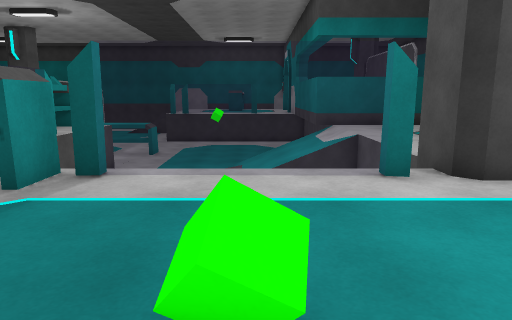
View 1 (above)

22 first-person views from a walk through a Unity game level. The camera is 1.3 m above the floor, tilts 10° down and sees 70° across. The floor is counted in squares, 1 m on a side. Each view is taken from the middle of a square. On the plan, view 1 faces up. The plan holds only what a view shows up to about 15 squares ahead; the rest is blank. The place goes on beyond the plan. Some animated figures are not drawn.

View 2
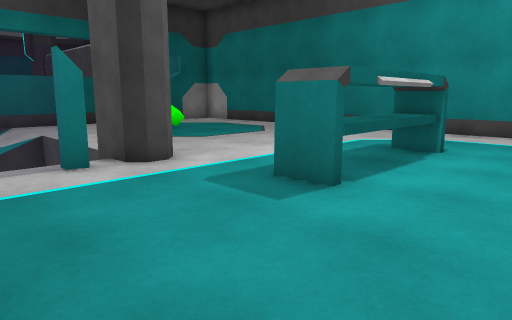

View 3
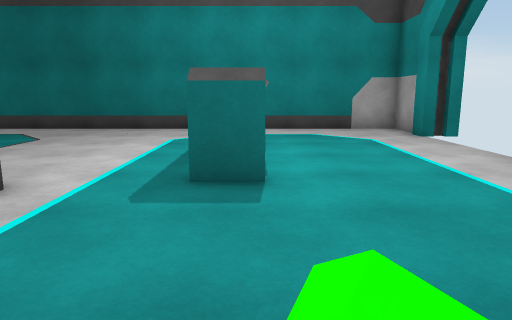

View 4
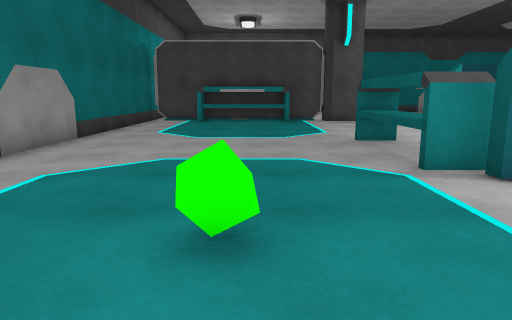

View 5
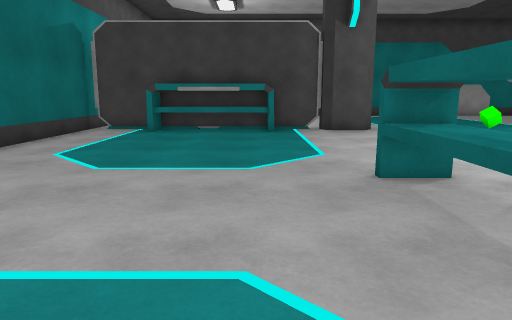

View 6
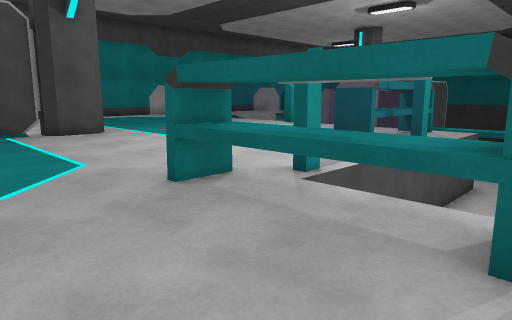

View 7
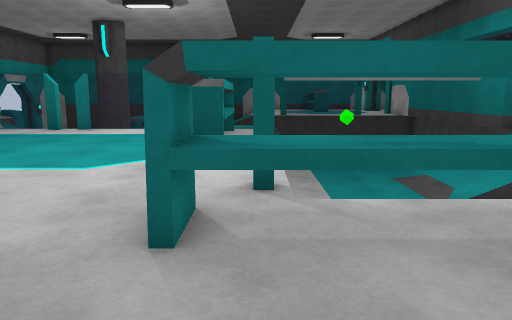

View 8
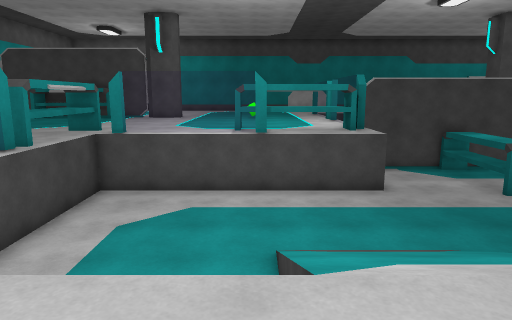

View 9
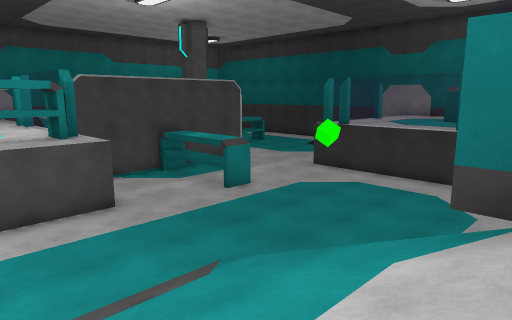

View 10
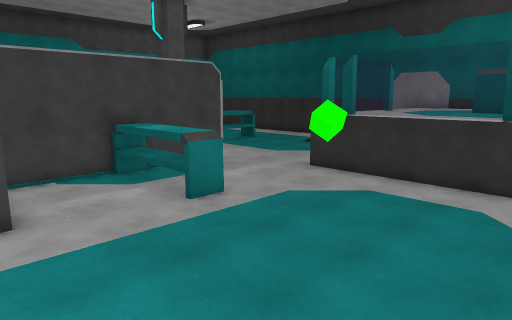

View 11
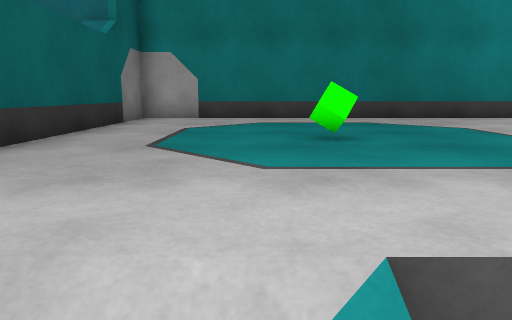

View 12
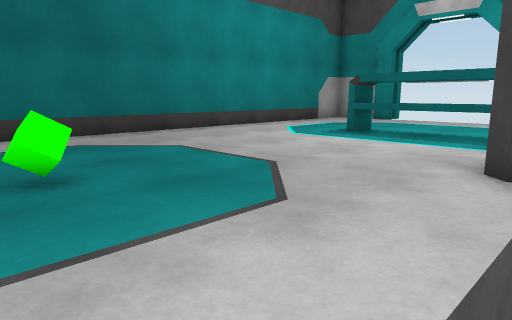

View 13
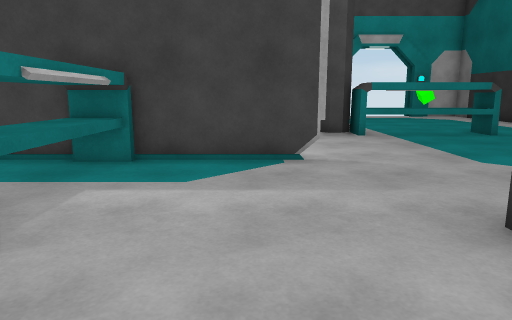

View 14
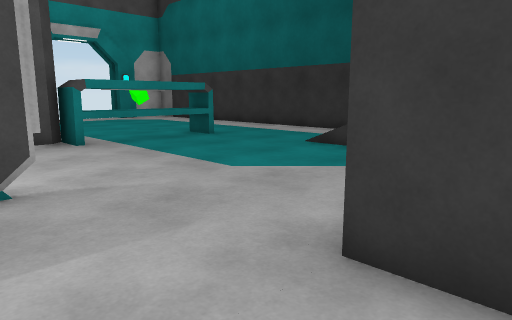

View 15
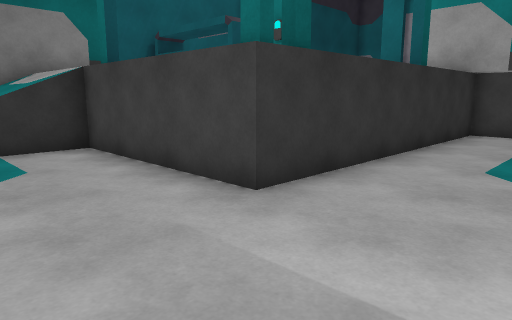

View 16
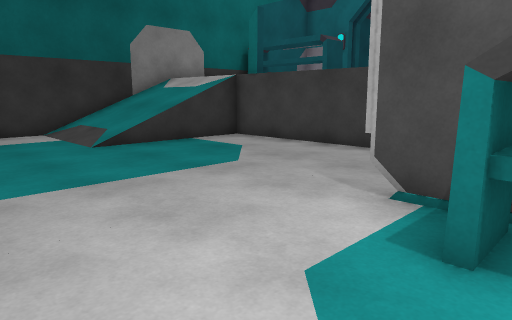

View 17
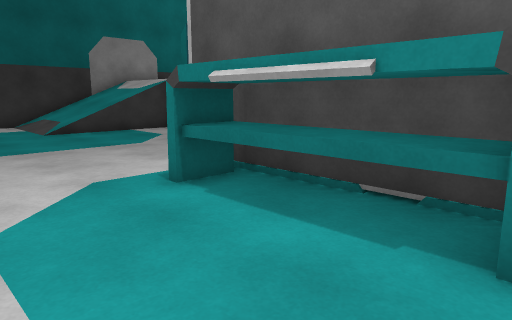

View 18
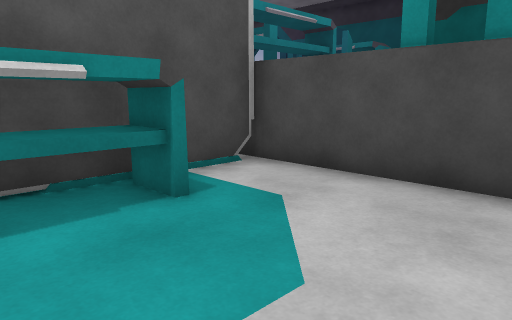

View 19
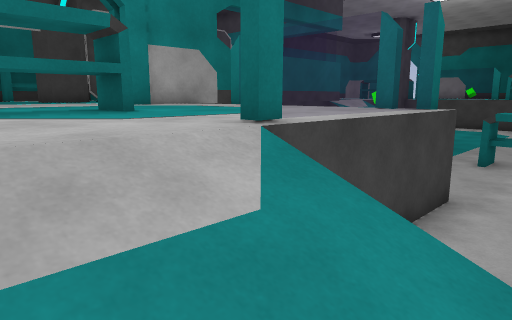

View 20
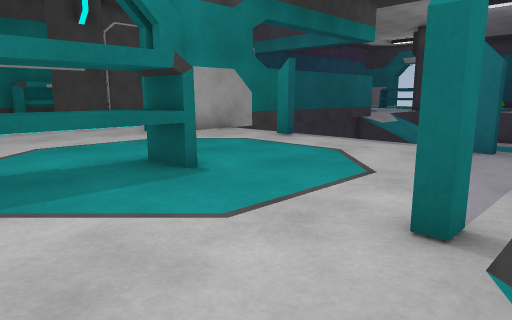

View 21
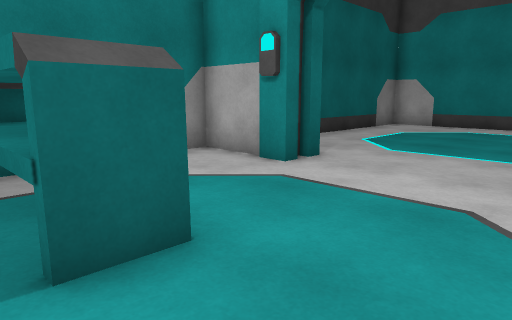

View 22
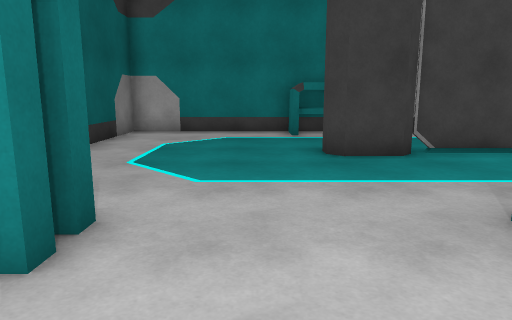

### Floor plan
Key: @ floor where view 1 was taken; # wall or solid block; x gap in a wall; . main floor; - floor 2 m lower than the main floor; / step, stairs or slope; = window, fence, low wall or low ledge; T table; H thing the floor can be seen under or through; C column; G green cube.
Columns run from 16 left of view 1 to 14 right of it. Each row starts with its distance up from view 1.
 36   ---/////    TT  .#   .......#
 35  ----/////... TT ..# .........#
 34 -----/////....TT...#..........#
 33 -----/////....TT..............#
 32 TT--------#...TT..............#
 31 TT--------=.................TT#
 30 TT--------=.............C#..TT#
 29 TT--------=........#....##
 28 TT--------=........# ...#.
 27 C---------##====#..#   .#
 26 #-------------------    #
 25  ----#--------------
 24   --TT------------
 23  ---TT-------------
 22 ----TT-------------
 21  ---TTTTTTT-------
 20 ----TTTTTTT-------
 19 ----TT------------
 18  ----#-----------
 17  ----#----------   ##  ########
 16 ==x====###-----/////. ........#
 15 .......TTH-----/////..........#
 14  ......TTH-----/////..........#
 13 .......TTH-----/////..........#
 12 G .....TT#----------....G.....#
 11    ....TT#-------   ..........#
 10    ......=-------   ..........#
  9 .........=-------   ..........#
  8 .........=-------   ..........#
  7 C........#-------  #C.........#
  6 #.......TT####=====#C.........#
  5 ........TTTTTT................#
  4 T.............................#
  3 TT...................TTTTT....#
  2 TT..............G....TTTTT....#
  1 TT............................#
  0 TT..............@.............#
 -1 TT............... ............#
 -2 ...............     ..........#
 -3 .............         ........#
 -4 ############               ####

Positions as (right, up) in squares from view 1, and headings:
1: (0, 0), facing up
2: (0, -1), facing up-right
3: (-1, 2), facing right
4: (3, 2), facing left
5: (-2, 3), facing left
6: (-3, 2), facing up-left
7: (-7, 2), facing up
8: (6, 12), facing left
9: (4, 12), facing up-left
10: (2, 15), facing up-left
11: (2, 13), facing right
12: (3, 13), facing down-right
13: (-3, 24), facing left
14: (-5, 24), facing up-left
15: (-10, 23), facing up-right
16: (-15, 23), facing up-right
17: (-15, 19), facing up-right
18: (-16, 22), facing down-right
19: (-9, 35), facing down-right
20: (-7, 35), facing down-right
21: (-3, 29), facing up-right
22: (0, 32), facing right
